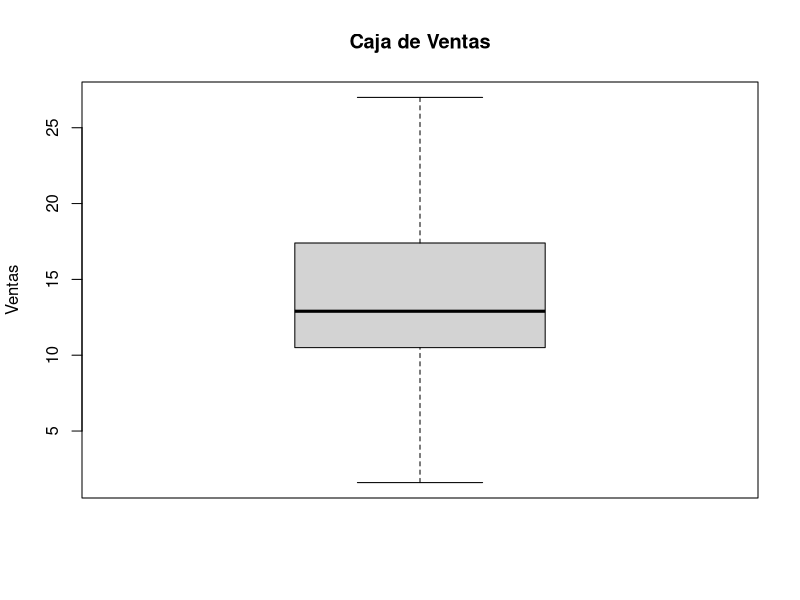

This figure's R source: (Note: this script raises an error after producing the figure.)
# Proyecto Final.
# Estudiantes:
# Miguel Colorado 14-10237
# Jose Barrera    15-10123
# Carlos Sivira   15-11377

####################################################################
#Cargando el archivo del proyecto
sales_pre = read.table("datosproy.txt", header = TRUE)
####################################################################
#Limpiando la data
sales = sales_pre[-c(23,67,122),]
####################################################################
#Pregunta 1
sales
summary(sales)

(149 + 30.5 + 23.3 + 467.6 + 1499.7)

((149 *100) / 2170.1)
((30.5 *100) / 2170.1)
((23.3 *100) / 2170.1)
((47.6 *100) / 2170.1)
((1499.7 *100) / 2170.1)

(((149 *100) / 2170.1) + 
((30.5 *100) / 2170.1) + 
((23.3 *100) / 2170.1) + 
((47.6 *100) / 2170.1) + 
((1499.7 *100) / 2170.1))

# Ventas
ventas = sales$ventas
summary(ventas)
sd(ventas)
boxplot(ventas,main="Caja de Ventas",ylab="Ventas")

# Facebook
facebook = sales$facebook
summary(facebook)
sd(facebook)    
boxplot(facebook,main="Caja de Facebook",ylab="Facebook")

# Periodico
periodico = sales$periodico
summary(periodico)
sd(periodico)
boxplot(periodico,main="Caja de Periodico",ylab="Periodico")

# Instagram
instagram = sales$instagram
summary(instagram)
sd(instagram)
boxplot(instagram,main="Caja de Instagram",ylab="Instagram")

# Tv
tv = sales$tv
summary(tv)
sd(tv)
boxplot(tv,main="Caja de Tv",ylab="Tv")

# Ebay
ebay = sales$ebay
summary(ebay)
sd(ebay)
boxplot(ebay,main="Caja de Ebay",ylab="Ebay")

# Region
Region = sales$Region
summary(Region)
sd(Region)
boxplot(Region,main="Caja de Region",ylab="Region")

#Desviaciones estandar
sd = c(sd(ventas), sd(facebook), sd(periodico), sd(instagram), sd(tv), sd(ebay), sd(Region));
sd
#Medias
mn = c(mean(ventas), mean(facebook), mean(periodico), mean(instagram), mean(tv), mean(ebay), mean(Region));
mn
#Coeficientes de variacion
cof = sd / mn
cof

s = summary(sales)
#Se calcula la desviacion estandar para cada una de las variables
sd = c(format(round(sd(E6), 2), nsmall = 2),
       format(round(sd(E5), 2), nsmall = 2),
       format(round(sd(E4), 2), nsmall = 2),
       format(round(sd(E3), 2), nsmall = 2),
       format(round(sd(E2), 2), nsmall = 2),
       format(round(sd(E1), 2), nsmall = 2),
       format(round(sd(Y), 2), nsmall = 2))
#Se genera la matris que contiene el resultado de summary y la desviacion estandar
matrix = rbind(s,sd)

fac = c(replicate(197,"v"), 
        replicate(197,"f"), 
        replicate(197,"p"), 
        replicate(197,"i"), 
        replicate(197,"t"), 
        replicate(197,"e"), 
        replicate(197,"r"))
#Generacion del factor para la grafica
fact = factor(fac)
dat = c(ventas, facebook, periodico, instagram, tv, ebay, Region)

#Es generada la grafica de todas las variables
#grid(nx=10, ny=NA)
#par(new=TRUE)
boxplot(dat~fact,main="Caja de calificaciones",ylab="Resultados", xlab = "Examenes")

# Histogramas
hist(ventas,main="Histograma de Ventas",ylab="Frecuencia",xlab="Ventas")
hist(facebook,main="Histograma de Facebook",ylab="Frecuencia",xlab="Facebook")
hist(periodico,main="Histograma de Periodico",ylab="Frecuencia",xlab="Periodico")
hist(instagram,main="Histograma de Instagram",ylab="Frecuencia",xlab="Instagram")
hist(tv,main="Histograma de Tv",ylab="Frecuencia",xlab="Tv")
hist(ebay,main="Histograma de Ebay",ylab="Frecuencia",xlab="Ebay")
hist(Region,main="Histograma de Region",ylab="Frecuencia",xlab="Region")

# Matriz de Correlacion
variables_cuant = sales[1:7]
sales.cor = cor(variables_cuant)
corrplot(datos.cor)

####################################################################
#Pregunta 2

#Calculo del intervalo de confianza para la media de ventas en la region 1
sales_per_region = sales$ventas[sales$Region == 1]
t.test(sales_per_region, conf.level = 0.95)$conf.int

#Calculo del intervalo de confianza para la media de ventas en la region 2
sales_per_region = sales$ventas[sales$Region == 2]
t.test(sales_per_region, conf.level = 0.95)$conf.int

#Calculo del intervalo de confianza para la media de ventas en la region 3
sales_per_region = sales$ventas[sales$Region == 3]
t.test(sales_per_region, conf.level = 0.95)$conf.int

#Calculo del intervalo de confianza para la media de ventas en la region 4
sales_per_region = sales$ventas[sales$Region == 4]
t.test(sales_per_region, conf.level = 0.95)$conf.int

####################################################################
#Pregunta 3

#1era posible variable independiente: facebook
ml1 = lm(sales$ventas ~ sales$facebook)
plot(sales$facebook, sales$ventas, main = "Ventas en función de la publicidad en Facebook", xlab = "Publicidad en Facebook", ylab = "Ventas")
abline(ml1)
summary(ml1)
plot(ml1, main = "Modelo 2.1")

#2da posible variable independiente: periodico
ml2 = lm(sales$ventas ~ sales$periodico)
plot(sales$periodico, sales$ventas, main = "Ventas en función de la publicidad en Periodico", xlab = "Publicidad en Periodico", ylab = "Ventas")
abline(ml2)
summary(ml2)
plot(ml2, main = "Modelo 2.2")

#3era posible variable independiente: instagram
ml3 = lm(sales$ventas ~ sales$instagram)
plot(sales$instagram, sales$ventas, main = "Ventas en función de la publicidad en Instagram", xlab = "Publicidad en Instagram", ylab = "Ventas")
abline(ml3)
summary(ml3)
plot(ml3, main = "Modelo 2.3")

#4ta posible variable independiente: tv
ml4 = lm(sales$ventas ~ sales$tv)
plot(sales$tv, sales$ventas, main = "Ventas en función de la publicidad en TV", xlab = "Publicidad en Television", ylab = "Ventas")
abline(ml4)
summary(ml4)
plot(ml4, main = "Modelo 2.4")

#5ta posible variable independiente: ebay
ml5 = lm(sales$ventas ~ sales$ebay)
plot(sales$ebay, sales$ventas, main = "Ventas en función de la publicidad en Ebay", xlab = "Publicidad en Ebay", ylab = "Ventas")
abline(ml5)
summary(ml5)
plot(ml5, main = "Modelo 2.5")

#6ta posible variable independiente: region
ml6 = lm(sales$ventas ~ sales$Region)
plot(sales$Region, sales$ventas, main = "Ventas en función de la Region", xlab = "Publicidad en FB", ylab = "Ventas")
abline(ml6)
summary(ml6)
plot(ml6, main = "Modelo 2.6")
####################################################################
#Pregunta 4
mlm1 = lm(sales$ventas ~ sales$facebook + sales$periodico + sales$instagram + sales$tv + sales$ebay + sales$Region)
summary(mlm1)
#plot(mlm1, main = "Modelo multiple 1")

mlm2 = lm(sales$ventas ~ sales$facebook + sales$instagram + sales$tv + sales$ebay + sales$Region)
summary(mlm2)
#plot(mlm2, main = "Modelo multiple 2")

mlm3 = lm(sales$ventas ~ sales$facebook + sales$instagram + sales$tv + sales$Region)
summary(mlm3)
#plot(mlm3, main = "Modelo multiple 3")

mlm4 = lm(sales$ventas ~ sales$facebook + sales$instagram + sales$Region)
summary(mlm4)
#plot(mlm4, main = "Modelo multiple 4")

mlm5 = lm(sales$ventas ~ sales$facebook + sales$instagram)
summary(mlm5)
#plot(mlm5, main = "Modelo multiple 5")

####################################################################
#Pregunta 5

#Se obtienen las ventas de la primera region
sales_per_region = sales$ventas[sales$Region == 1]

#Se define la hipotesis nula como m0 igual a 150
m0 = 150
#La hipotesis alternativa sera que m0 es mayor a 150

#Se obtiene el tama?o de la muestra (grande 49>30)
n = length(sales_per_region)
#Se obtiene la media de la muestra
sample_mean = mean(sales_per_region)
#Se obtiene la media de la muestra
standard_deviation = sd(sales_per_region)

#Se calcula el estadistico Z por tratarse de una muestra grande
#z = ((sample_mean - m0) / (standard_deviation / sqrt(n)))

#Se obtiene el p-valor asociado a Z
#p_value = pnorm(Z, lower.tail=FALSE)
#p_value

#Se realiza el estudio de las las hipotesis propuestas
#t.test(sales_per_region, alternative = "upper", mu = 150, conf.level = 0.99)
####################################################################
#Pregunta 6

pesosNuevos <- data.frame(peso = c(43, 55, 70, 90, 65))
puntos<- data.frame(peso = seq(min(peso), max(peso), by = 0.5)) #Necesitamos para las bandas de confianza/predicción porque si no, se ven horribles y no se entiende nada
ml1 <- lm(estatura~peso)

#Valores predecidos para los puntos dados
predict(ml1, pesosNuevos, interval = "predict")

#Graficamos el modelo y las bandas de confianza/predicción para un 95% de confianza
plot(peso, estatura, xlab = "Peso de los estudiantes", ylab = "Estatura de los estudiantes", main = "Estatura de los estudiantes en función del peso")
abline(ml1)

#Graficamos los intervalos de prediccion
ip <- predict(ml1, puntos, interval = "predict")
lines(puntos$peso, ip[,2], lty = 2, col = "dodgerblue")
lines(puntos$peso, ip[,3], lty = 2, col = "dodgerblue") 

#Graficamos los intervalos de confianza
ic <- predict(ml1, puntos, interval = "confidence")
lines(puntos$peso, ic[,2], lty = 2)
lines(puntos$peso, ic[,3], lty = 2)
####################################################################
#Pregunta 7
####################################################################
#Pregunta 8
####################################################################